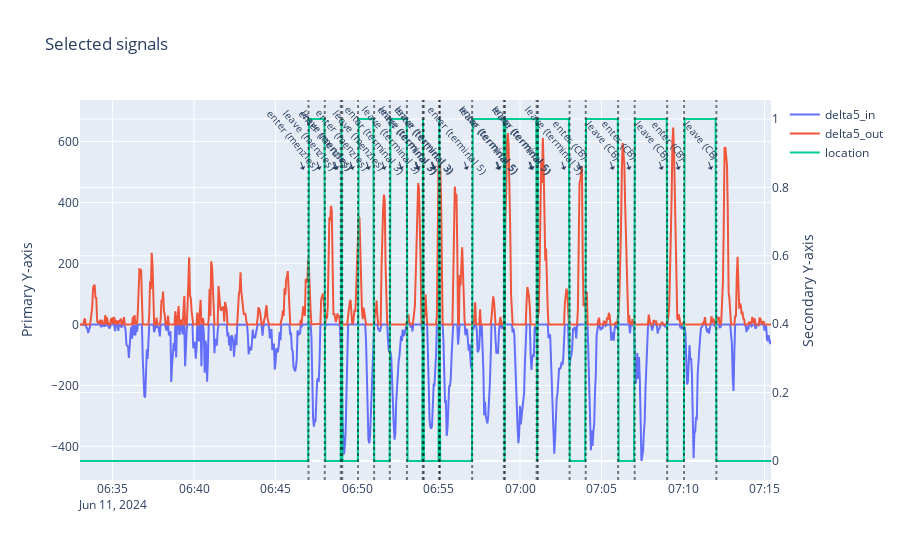

Source (notebook cell):
### Markdown cell above
## Signals to model

### Code cell
target = 'location'
windows = [5]
pipeline_creator = utils.PipelineCreator(df_snr, target)
df_snr_diff = pipeline_creator.add_deltas(windows)
utils.plotly_df2(df_snr_diff, df_snr[target], html_name, index_tags_times)

### Figure 1 — Plotly figure (JSON) as saved in the notebook; plotly's stock layout.template omitted (floating-point values rounded to 4 significant figures; data arrays with more than 128 entries replaced by an {"elided": "..."} marker saying what was removed)
{"data": [{"mode": "lines", "name": "delta5_in", "type": "scatter", "x": {"elided": "849 str values"}, "y": {"elided": "849 int values"}}, {"mode": "lines", "name": "delta5_out", "type": "scatter", "x": {"elided": "849 str values"}, "y": {"elided": "849 int values"}}, {"mode": "lines", "name": "location", "type": "scatter", "x": {"elided": "849 str values"}, "y": {"elided": "849 int values"}, "yaxis": "y2"}], "layout": {"annotations": [{"arrowhead": 1, "font": {"size": 10}, "showarrow": true, "text": "enter (menzies)", "textangle": 50, "x": "2024-06-11T06:47:01.200000", "xshift": -5, "y": 15, "yshift": 150}, {"arrowhead": 1, "font": {"size": 10}, "showarrow": true, "text": "leave (menzies)", "textangle": 50, "x": "2024-06-11T06:48:01.200000", "xshift": -5, "y": 15, "yshift": 150}, {"arrowhead": 1, "font": {"size": 10}, "showarrow": true, "text": "enter (menzies)", "textangle": 50, "x": "2024-06-11T06:49:00.100000", "xshift": -5, "y": 15, "yshift": 150}, {"arrowhead": 1, "font": {"size": 10}, "showarrow": true, "text": "leave (menzies)", "textangle": 50, "x": "2024-06-11T06:49:05.500000", "xshift": -5, "y": 15, "yshift": 150}, {"arrowhead": 1, "font": {"size": 10}, "showarrow": true, "text": "enter (menzies)", "textangle": 50, "x": "2024-06-11T06:50:03.400000", "xshift": -5, "y": 15, "yshift": 150}, {"arrowhead": 1, "font": {"size": 10}, "showarrow": true, "text": "leave (menzies)", "textangle": 50, "x": "2024-06-11T06:51:02.800000", "xshift": -5, "y": 15, "yshift": 150}, {"arrowhead": 1, "font": {"size": 10}, "showarrow": true, "text": "enter (terminal 3)", "textangle": 50, "x": "2024-06-11T06:52:00.700000", "xshift": -5, "y": 15, "yshift": 150}, {"arrowhead": 1, "font": {"size": 10}, "showarrow": true, "text": "leave (terminal 3)", "textangle": 50, "x": "2024-06-11T06:53:03.600000", "xshift": -5, "y": 15, "yshift": 150}, {"arrowhead": 1, "font": {"size": 10}, "showarrow": true, "text": "enter (terminal 3)", "textangle": 50, "x": "2024-06-11T06:54:02", "xshift": -5, "y": 15, "yshift": 150}, {"arrowhead": 1, "font": {"size": 10}, "showarrow": true, "text": "leave (terminal 3)", "textangle": 50, "x": "2024-06-11T06:54:05.400000", "xshift": -5, "y": 15, "yshift": 150}, {"arrowhead": 1, "font": {"size": 10}, "showarrow": true, "text": "enter (terminal 3)", "textangle": 50, "x": "2024-06-11T06:55:01.800000", "xshift": -5, "y": 15, "yshift": 150}, {"arrowhead": 1, "font": {"size": 10}, "showarrow": true, "text": "leave (terminal 3)", "textangle": 50, "x": "2024-06-11T06:55:05.200000", "xshift": -5, "y": 15, "yshift": 150}, {"arrowhead": 1, "font": {"size": 10}, "showarrow": true, "text": "enter (terminal 5)", "textangle": 50, "x": "2024-06-11T06:57:03.800000", "xshift": -5, "y": 15, "yshift": 150}, {"arrowhead": 1, "font": {"size": 10}, "showarrow": true, "text": "leave (terminal 5)", "textangle": 50, "x": "2024-06-11T06:59:00.400000", "xshift": -5, "y": 15, "yshift": 150}, {"arrowhead": 1, "font": {"size": 10}, "showarrow": true, "text": "enter (terminal 5)", "textangle": 50, "x": "2024-06-11T06:59:04.400000", "xshift": -5, "y": 15, "yshift": 150}, {"arrowhead": 1, "font": {"size": 10}, "showarrow": true, "text": "leave (terminal 5)", "textangle": 50, "x": "2024-06-11T07:01:01.200000", "xshift": -5, "y": 15, "yshift": 150}, {"arrowhead": 1, "font": {"size": 10}, "showarrow": true, "text": "enter (terminal 5)", "textangle": 50, "x": "2024-06-11T07:01:05.700000", "xshift": -5, "y": 15, "yshift": 150}, {"arrowhead": 1, "font": {"size": 10}, "showarrow": true, "text": "leave (terminal 5)", "textangle": 50, "x": "2024-06-11T07:03:02.500000", "xshift": -5, "y": 15, "yshift": 150}, {"arrowhead": 1, "font": {"size": 10}, "showarrow": true, "text": "enter (CB)", "textangle": 50, "x": "2024-06-11T07:04:01.800000", "xshift": -5, "y": 15, "yshift": 150}, {"arrowhead": 1, "font": {"size": 10}, "showarrow": true, "text": "leave (CB)", "textangle": 50, "x": "2024-06-11T07:06:01.100000", "xshift": -5, "y": 15, "yshift": 150}, {"arrowhead": 1, "font": {"size": 10}, "showarrow": true, "text": "enter (CB)", "textangle": 50, "x": "2024-06-11T07:07:02.200000", "xshift": -5, "y": 15, "yshift": 150}, {"arrowhead": 1, "font": {"size": 10}, "showarrow": true, "text": "leave (CB)", "textangle": 50, "x": "2024-06-11T07:09:01.600000", "xshift": -5, "y": 15, "yshift": 150}, {"arrowhead": 1, "font": {"size": 10}, "showarrow": true, "text": "enter (CB)", "textangle": 50, "x": "2024-06-11T07:10:03.700000", "xshift": -5, "y": 15, "yshift": 150}, {"arrowhead": 1, "font": {"size": 10}, "showarrow": true, "text": "leave (CB)", "textangle": 50, "x": "2024-06-11T07:12:02.900000", "xshift": -5, "y": 15, "yshift": 150}], "shapes": [{"line": {"color": "rgba(0, 0, 9, 0.5)", "dash": "dot"}, "type": "line", "x0": "2024-06-11T06:47:01.200000", "x1": "2024-06-11T06:47:01.200000", "xref": "x", "y0": 0, "y1": 1, "yref": "y domain"}, {"line": {"color": "rgba(0, 0, 9, 0.5)", "dash": "dot"}, "type": "line", "x0": "2024-06-11T06:48:01.200000", "x1": "2024-06-11T06:48:01.200000", "xref": "x", "y0": 0, "y1": 1, "yref": "y domain"}, {"line": {"color": "rgba(0, 0, 9, 0.5)", "dash": "dot"}, "type": "line", "x0": "2024-06-11T06:49:00.100000", "x1": "2024-06-11T06:49:00.100000", "xref": "x", "y0": 0, "y1": 1, "yref": "y domain"}, {"line": {"color": "rgba(0, 0, 9, 0.5)", "dash": "dot"}, "type": "line", "x0": "2024-06-11T06:49:05.500000", "x1": "2024-06-11T06:49:05.500000", "xref": "x", "y0": 0, "y1": 1, "yref": "y domain"}, {"line": {"color": "rgba(0, 0, 9, 0.5)", "dash": "dot"}, "type": "line", "x0": "2024-06-11T06:50:03.400000", "x1": "2024-06-11T06:50:03.400000", "xref": "x", "y0": 0, "y1": 1, "yref": "y domain"}, {"line": {"color": "rgba(0, 0, 9, 0.5)", "dash": "dot"}, "type": "line", "x0": "2024-06-11T06:51:02.800000", "x1": "2024-06-11T06:51:02.800000", "xref": "x", "y0": 0, "y1": 1, "yref": "y domain"}, {"line": {"color": "rgba(0, 0, 9, 0.5)", "dash": "dot"}, "type": "line", "x0": "2024-06-11T06:52:00.700000", "x1": "2024-06-11T06:52:00.700000", "xref": "x", "y0": 0, "y1": 1, "yref": "y domain"}, {"line": {"color": "rgba(0, 0, 9, 0.5)", "dash": "dot"}, "type": "line", "x0": "2024-06-11T06:53:03.600000", "x1": "2024-06-11T06:53:03.600000", "xref": "x", "y0": 0, "y1": 1, "yref": "y domain"}, {"line": {"color": "rgba(0, 0, 9, 0.5)", "dash": "dot"}, "type": "line", "x0": "2024-06-11T06:54:02", "x1": "2024-06-11T06:54:02", "xref": "x", "y0": 0, "y1": 1, "yref": "y domain"}, {"line": {"color": "rgba(0, 0, 9, 0.5)", "dash": "dot"}, "type": "line", "x0": "2024-06-11T06:54:05.400000", "x1": "2024-06-11T06:54:05.400000", "xref": "x", "y0": 0, "y1": 1, "yref": "y domain"}, {"line": {"color": "rgba(0, 0, 9, 0.5)", "dash": "dot"}, "type": "line", "x0": "2024-06-11T06:55:01.800000", "x1": "2024-06-11T06:55:01.800000", "xref": "x", "y0": 0, "y1": 1, "yref": "y domain"}, {"line": {"color": "rgba(0, 0, 9, 0.5)", "dash": "dot"}, "type": "line", "x0": "2024-06-11T06:55:05.200000", "x1": "2024-06-11T06:55:05.200000", "xref": "x", "y0": 0, "y1": 1, "yref": "y domain"}, {"line": {"color": "rgba(0, 0, 9, 0.5)", "dash": "dot"}, "type": "line", "x0": "2024-06-11T06:57:03.800000", "x1": "2024-06-11T06:57:03.800000", "xref": "x", "y0": 0, "y1": 1, "yref": "y domain"}, {"line": {"color": "rgba(0, 0, 9, 0.5)", "dash": "dot"}, "type": "line", "x0": "2024-06-11T06:59:00.400000", "x1": "2024-06-11T06:59:00.400000", "xref": "x", "y0": 0, "y1": 1, "yref": "y domain"}, {"line": {"color": "rgba(0, 0, 9, 0.5)", "dash": "dot"}, "type": "line", "x0": "2024-06-11T06:59:04.400000", "x1": "2024-06-11T06:59:04.400000", "xref": "x", "y0": 0, "y1": 1, "yref": "y domain"}, {"line": {"color": "rgba(0, 0, 9, 0.5)", "dash": "dot"}, "type": "line", "x0": "2024-06-11T07:01:01.200000", "x1": "2024-06-11T07:01:01.200000", "xref": "x", "y0": 0, "y1": 1, "yref": "y domain"}, {"line": {"color": "rgba(0, 0, 9, 0.5)", "dash": "dot"}, "type": "line", "x0": "2024-06-11T07:01:05.700000", "x1": "2024-06-11T07:01:05.700000", "xref": "x", "y0": 0, "y1": 1, "yref": "y domain"}, {"line": {"color": "rgba(0, 0, 9, 0.5)", "dash": "dot"}, "type": "line", "x0": "2024-06-11T07:03:02.500000", "x1": "2024-06-11T07:03:02.500000", "xref": "x", "y0": 0, "y1": 1, "yref": "y domain"}, {"line": {"color": "rgba(0, 0, 9, 0.5)", "dash": "dot"}, "type": "line", "x0": "2024-06-11T07:04:01.800000", "x1": "2024-06-11T07:04:01.800000", "xref": "x", "y0": 0, "y1": 1, "yref": "y domain"}, {"line": {"color": "rgba(0, 0, 9, 0.5)", "dash": "dot"}, "type": "line", "x0": "2024-06-11T07:06:01.100000", "x1": "2024-06-11T07:06:01.100000", "xref": "x", "y0": 0, "y1": 1, "yref": "y domain"}, {"line": {"color": "rgba(0, 0, 9, 0.5)", "dash": "dot"}, "type": "line", "x0": "2024-06-11T07:07:02.200000", "x1": "2024-06-11T07:07:02.200000", "xref": "x", "y0": 0, "y1": 1, "yref": "y domain"}, {"line": {"color": "rgba(0, 0, 9, 0.5)", "dash": "dot"}, "type": "line", "x0": "2024-06-11T07:09:01.600000", "x1": "2024-06-11T07:09:01.600000", "xref": "x", "y0": 0, "y1": 1, "yref": "y domain"}, {"line": {"color": "rgba(0, 0, 9, 0.5)", "dash": "dot"}, "type": "line", "x0": "2024-06-11T07:10:03.700000", "x1": "2024-06-11T07:10:03.700000", "xref": "x", "y0": 0, "y1": 1, "yref": "y domain"}, {"line": {"color": "rgba(0, 0, 9, 0.5)", "dash": "dot"}, "type": "line", "x0": "2024-06-11T07:12:02.900000", "x1": "2024-06-11T07:12:02.900000", "xref": "x", "y0": 0, "y1": 1, "yref": "y domain"}], "title": {"text": "Selected signals"}, "yaxis": {"title": {"text": "Primary Y-axis"}}, "yaxis2": {"overlaying": "y", "side": "right", "title": {"text": "Secondary Y-axis"}}}}
